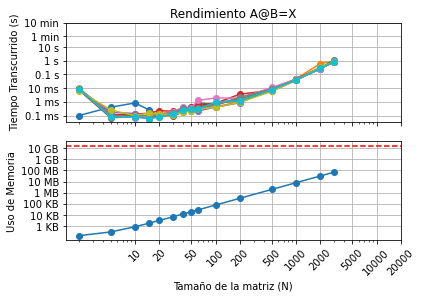

The script that drew this image:
# -*- coding: utf-8 -*-
"""
Created on Mon Aug 10 10:15:34 2020

@author: Ale
"""

from time import perf_counter
import matplotlib.pyplot as plt
import sys
from numpy import zeros, float32
import numpy as np


from scipy import linalg

def matriz_laplaciana(N, dtype=float32):
    
    Matrizlp = zeros((N,N), dtype=np.half)
    
    for i in range (N):
        
        for j in range (N):
            
            if i==j:
                Matrizlp[i,j]=2
                
            if i+1==j:
                Matrizlp[i,j]=-1
                
            if i-1==j:
                Matrizlp[i,j]=-1
                
    return Matrizlp

Tamañodelamatriz = [2,5,10,15,20,30,40,50,60,100,200,500,1000,2000,3000]
    
dt = []
memoria = []
    
Cantidadcorridas = 10


for numerocorrida in range(Cantidadcorridas):
    
    corrida = open(f"Corrida{numerocorrida}.txt","w")
    
    for N in Tamañodelamatriz:
        
         a=matriz_laplaciana(N,dtype=float32)

         t1 = perf_counter()
    
         X = linalg.inv(a,overwrite_a=True)

         t2 = perf_counter()
    
         deltatiempo = t2 - t1
    
         memoria1 = (sys.getsizeof(a))
    
         print(f"Para un N = {N}")
    
         print(f"El tiempo entre ambos es {deltatiempo} s")
    
         print(f"La memoria utilizada es de {memoria1} bytes")
         print("--------------------------------------")
         
         dt.append(deltatiempo)
         memoria.append(memoria1)
         
         corrida.write(f"{N} {deltatiempo} {memoria1}\n")
         corrida.flush()

plt.figure()

plt.subplot(2,1,1)

x = [10,20,50,100,200,500,1000,2000,5000,10000,20000]    
y1 = [0.1e-3,1e-3,1e-2,0.1,1.,10.,60,60*10,]
yl = ["0.1 ms","1 ms","10 ms","0.1 s","1 s","10 s","1 min","10 min"]
y2 = [10**3,10**4,10**5,10**6,10**7,10**8,10**9,10**10,]
yt = ["1 KB","10 KB","100 KB","1 MB","10 MB","100 MB","1 GB","10 GB","100 GB"]

for i in range(Cantidadcorridas):
    
    memoriausada=[]
    tiempos = []
    archivos = (f"Corrida{i}.txt")
    apertura = open(archivos,'r')
    todas_las_lineas = apertura.readlines()
    
    for j in range(len(Tamañodelamatriz)):
        
        fila = []
        fila.append(todas_las_lineas[j])
        fila = fila[0].split(" ")
        tiempos.append(float(fila[1]))
        memoriausada.append(int(fila[2]))
        
    apertura.close()
    plt.loglog(Tamañodelamatriz,tiempos,"-o")


plt.xticks(x,[])
plt.yticks(y1,yl)
plt.grid(True) 
plt.ylabel("Tiempo Transcurrido (s)")
plt.title("Rendimiento A@B=X")   

plt.subplot(2,1,2)
plt.loglog(Tamañodelamatriz,memoriausada,"-o") 
plt.xticks(x,x,rotation=45)
plt.grid(True) 
plt.yticks(y2,yt)
plt.ylabel("Uso de Memoria")
plt.xlabel("Tamaño de la matriz (N)")
plt.axhline(y=16000000000, xmin=0.001, xmax=0.9999,color="red",ls="--")

plt.show()
